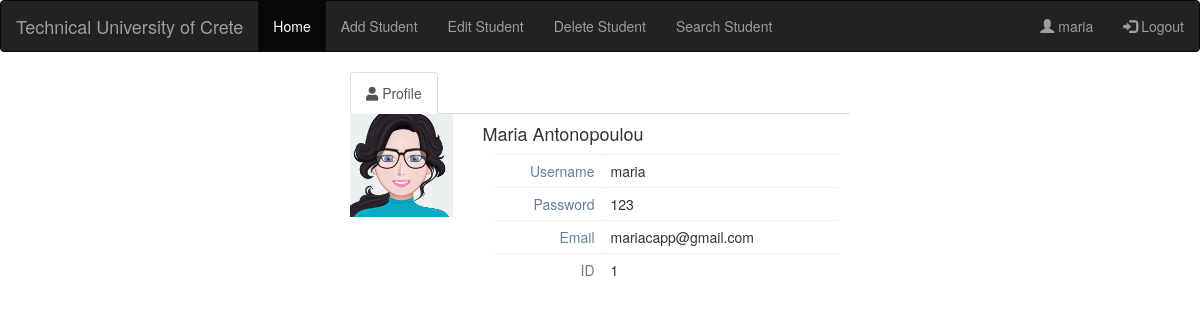
/web_app/php/profile.php (signed in), run on the app's committed database.
### tables this page shows
CREATE TABLE `Teachers` (
  `ID` varchar(30) NOT NULL,
  `NAME` varchar(30) NOT NULL,
  `SURNAME` varchar(30) NOT NULL,
  `USERNAME` varchar(30) NOT NULL,
  `PASSWORD` varchar(30) NOT NULL,
  `EMAIL` varchar(30) NOT NULL
);

### web_app/php/profile.php (the view, shortened to what this page needs)
<?php
    $host = 'db';
    $username = 'devuser';
    $password = 'devpass';
    $myDb = 'student_db';
    $db = mysqli_connect($host, $username, $password, $myDb);
    $stmt = $db->prepare('SELECT PASSWORD, EMAIL, NAME, SURNAME FROM Teachers WHERE ID = ?');
    $stmt->bind_param('i', $_SESSION['id']);
    $stmt->execute();
    $stmt->bind_result($password, $email, $name, $surname);
?>
<!DOCTYPE html>
<html>
	<head>
		<link rel="stylesheet" href="https://use.fontawesome.com/releases/v5.7.1/css/all.css">
		<link rel="stylesheet" href="https://maxcdn.bootstrapcdn.com/bootstrap/3.4.0/css/bootstrap.min.css">
		<link rel="stylesheet" href="css/profile.css">
	</head>
	<body class="loggedin">
		<nav class="navbar navbar-inverse">
			<div class="container-fluid">
				<div class="navbar-header">
					<a class="navbar-brand" href="#">Technical University of Crete</a>
				</div>
				<ul class="nav navbar-nav">
					<li class="active"><a href="Teachers.php">Home</a></li>
					<li><a href="formAddStudent.php">Add Student</a></li>
					<li><a href="formEditStudent.php">Edit Student</a></li>
					<li><a href="formDeleteStudent.php">Delete Student</a></li>
					<li><a href="formSearchStudents.php">Search Student</a></li>
				</ul>
					<ul class="nav navbar-nav navbar-right">
					<li><a href="profile.php"><span class="glyphicon glyphicon-user"></span> <?=$_SESSION['name']?></a></li>
					<li><a href="logout.php"><span class="glyphicon glyphicon-log-in"></span> Logout</a></li>
				</ul>
			</div>
		</nav>
		<div id="user-profile-2" class="user-profile " style="max-width: 500px; max-height: 500px;  width: 50%; margin: 0 auto;">
		<div class="tabbable">
			<ul class="nav nav-tabs padding-18">
				<li class="active">
					<a data-toggle="tab" href="#home">
						<i class="green ace-icon fa fa-user bigger-120"></i>
						Profile
					</a>
				</li>
			</ul>
			<div class="tab-content no-border padding-24" >
				<div id="home" class="tab-pane in active"  style="max-width: 500px; max-height: 500px;">
					<div class="row" >
						<div class="col-xs-12 col-sm-3 ">
							<span class="profile-picture">
								<img class="editable img-responsive" alt=" Avatar" id="avatar2" src="images/myavatar.png">
							</span>
						</div>
						<div class="col-xs-12 col-sm-9">
							<h4 class="blue">
								<span class="middle"><?=$name?> <?=$surname?></span>
								<span class="label label-purple arrowed-in-right">
									<i class="ace-icon fa fa-circle smaller-80 align-middle"></i>
								</span>
							</h4>
							<div class="profile-user-info">
								<div class="profile-info-row">
									<div class="profile-info-name"> Username </div>
									<div class="profile-info-value">
										<span><?=$_SESSION['name']?></span>
									</div>
								</div>
								<div class="profile-info-row">
									<div class="profile-info-name"> Password </div>
									<div class="profile-info-value">
										<span><?=$password?></span>
									</div>
								</div>
								<div class="profile-info-row">
									<div class="profile-info-name"> Email </div>
									<div class="profile-info-value">
										<span><?=$email?></span>
									</div>
								</div>
								<div class="profile-info-row">
									<div class="profile-info-name"> ID </div>
									<div class="profile-info-value">
										<span><?=$_SESSION['id']?></span>
									</div>
								</div>
							</div>
						</div>
					</div>
				</div>
			</div>
		</div>
	</div>
	</body>
</html>

### web_app/php/css/profile.css (style rules this page uses)
.profile-user-info { display: table; width: 98%; width: calc(100% - 24px); margin: 0 auto }
.profile-info-row { display: table-row }
.profile-info-name, .profile-info-value { display: table-cell; border-top: 1px dotted #D5E4F1 }
.profile-info-name { text-align: right; padding: 6px 10px 6px 4px; font-weight: 400; color: #667E99; background-color: transparent; width: 110px; vertical-align: middle }
.profile-info-value { padding: 6px 4px 6px 6px }

### data on the page
teachers: NAME "Maria", SURNAME "Antonopoulou", PASSWORD "123", EMAIL "mariacapp@gmail.com"

### other printed values
$_SESSION['name'] "maria"
$_SESSION['id'] "1"
